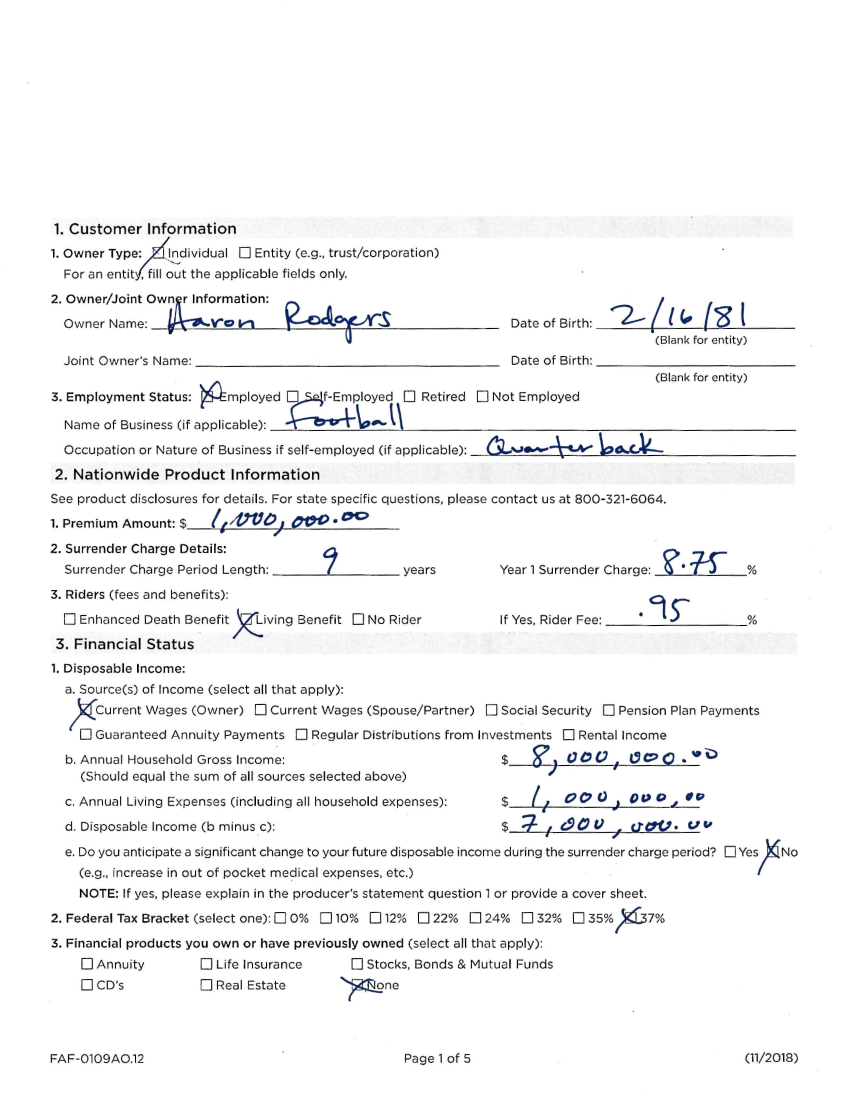
#> input picture Model_Usecases/mistral-ocr/generic_form_aligned.png, 1700 x 2200 px (shown at 1/2 size)
$ jupyter execute --allow-errors mistral_document_ai_sample.ipynb   (shell and % lines are left out)
#> lines starting #> are read from the running program, lines starting #| are printed output that depends on the picture
# Mistral Document AI OCR Sample

This notebook demonstrates how to analyze a document image with the Mistral Document AI service.
It encodes a local PDF or image file as base64, submits it to the deployed endpoint, and inspects
the OCR response.

## 1. Configure authentication

Make sure you have deployed `mistral-document-ai-2505` and collected the endpoint URL
and API key from the Deployments + Endpoint page. Set them as environment variables before
running the notebook:

```bash
export AZURE_API_KEY="<your-api-key>"
export AZURE_MISTRAL_OCR_ENDPOINT="https://<your-endpoint>/providers/mistral/azure/ocr"
```

Equivalent commands for PowerShell and Windows CMD are shown in the quick-start guide.

## 2. Load configuration

The next cell loads environment variables (optionally using a `.env` file) and validates that
we have the information we need to call the API.

[cell 1]
import os
import json
import base64
import mimetypes
from pathlib import Path

try:
    from dotenv import load_dotenv
except ImportError:  # python-dotenv is optional
    load_dotenv = None

if load_dotenv:
    load_dotenv()

AZURE_API_KEY = os.getenv("AZURE_API_KEY", "YOUR_API_KEY")
ENDPOINT = os.getenv("AZURE_MISTRAL_OCR_ENDPOINT", "https://<your-endpoint>/providers/mistral/azure/ocr")
MODEL_NAME = os.getenv("MISTRAL_DOCUMENT_MODEL", "mistral-document-ai-2505")

#> (the rest of this cell did not finish here and is left out)

## 3. Encode a local document

Update `sample_file_path` to point to a local PDF or image file. The helper below converts the
file to a base64 data URL that the REST API accepts.

[cell 2]
from typing import Dict

sample_file_path = Path("generic_form_aligned.png")  # <-- replace with your own file

if not sample_file_path.exists():
    raise FileNotFoundError("Update sample_file_path to point to a local PDF or image file before continuing.")

mime_type, _ = mimetypes.guess_type(sample_file_path.name)
if mime_type is None:
    mime_type = "application/pdf" if sample_file_path.suffix.lower() == ".pdf" else "image/jpeg"

with sample_file_path.open("rb") as document_file:
    base64_payload = base64.b64encode(document_file.read()).decode("utf-8")

if mime_type == "application/pdf":
    document_payload: Dict[str, str] = {
        "type": "document_url",
        "document_url": f"data:{mime_type};base64,{base64_payload}",
    }
else:
    document_payload = {
        "type": "image_url",
        "image_url": f"data:{mime_type};base64,{base64_payload}",
    }

print(f"Prepared {sample_file_path.name} as {mime_type}.")

## 4. Submit the request

With the payload ready we can call the REST endpoint. The response is JSON containing the OCR
results (and optionally bounding-box annotations if you configured them in your deployment).

[cell 3]
import requests
from pprint import pprint

payload = {
    "model": MODEL_NAME,
    "document": document_payload,
    "include_image_base64": True,
}

headers = {
    "Authorization": f"Bearer {AZURE_API_KEY}",
    "Content-Type": "application/json",
}

#> (the rest of this cell did not finish here and is left out)

## 5. Inspect extracted text

The structure of the response may vary depending on the deployment options you enabled.
The helper below walks the JSON payload and collects any fields that look like textual OCR
results (keys containing `text` or `content`). Adjust the filters if your deployment uses
different field names.

[cell 4]
from collections import Counter
from itertools import islice

#> (the rest of this cell did not finish here and is left out)

## 6. Compare against a reference document

Use this helper to turn the OCR markdown into structured fields and
compare them with reference values from the original document. Update
`expected_fields` in the next cell to match your ground truth before
running the comparison.

[cell 5]
from PIL import Image
import matplotlib.pyplot as plt

# Load and resize the image to 50% scale
original_image = Image.open(sample_file_path)
#> original_image is the input picture: PIL image 1700x2200 RGB; mean R, G, B 243.9, 244.1, 244.5
width, height = original_image.size
#> width = 1700; height = 2200
resized_image = original_image.resize((width // 2, height // 2))
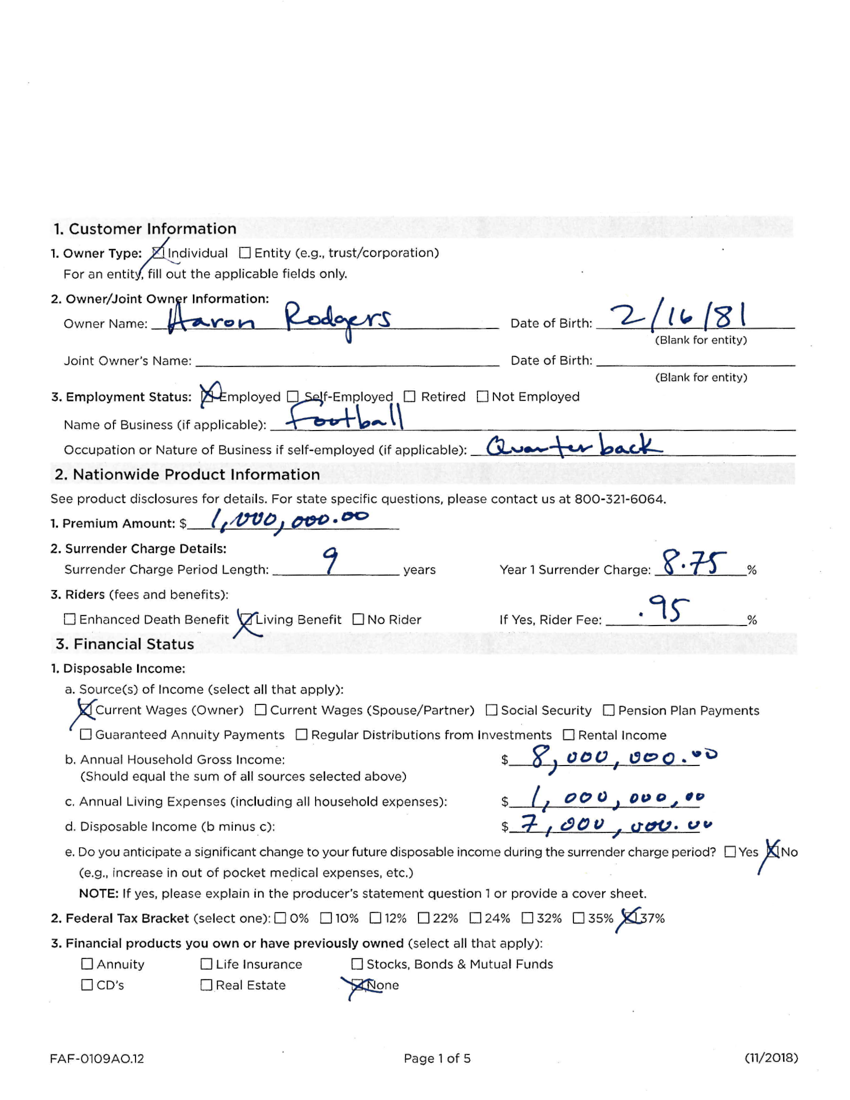
#> resized_image: PIL image 850x1100 RGB; mean R, G, B 243.8, 244, 244.4

# Create a figure with two subplots side by side
fig, (ax1, ax2) = plt.subplots(1, 2, figsize=(16, 8))

# Display the resized image on the left
ax1.imshow(resized_image)
ax1.set_title("Original Document (50% scale)")
ax1.axis('off')

# Display the markdown text on the right
#> (the rest of this cell did not finish here and is left out)
